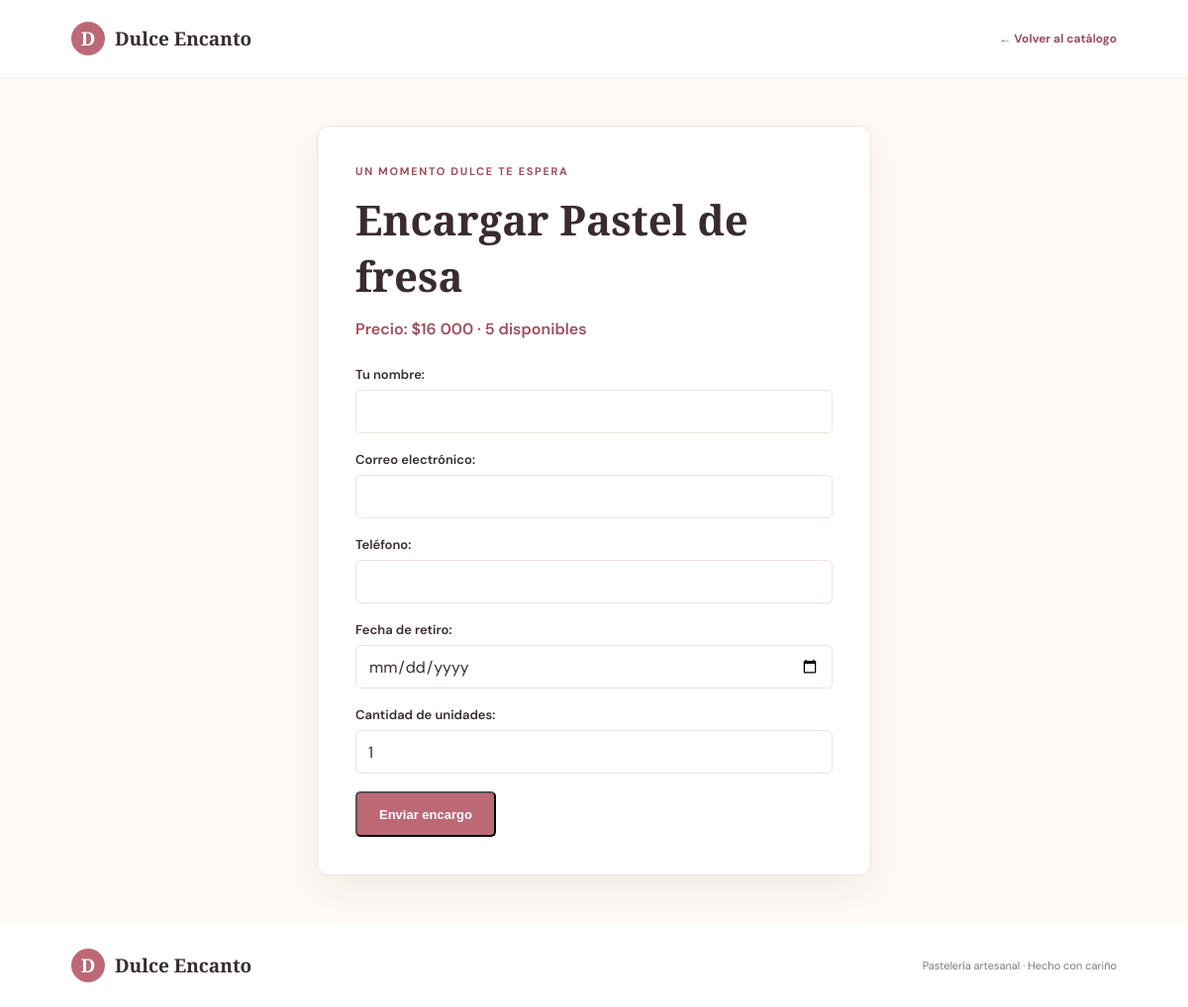
Before: /encargar/2/ with the older database file.
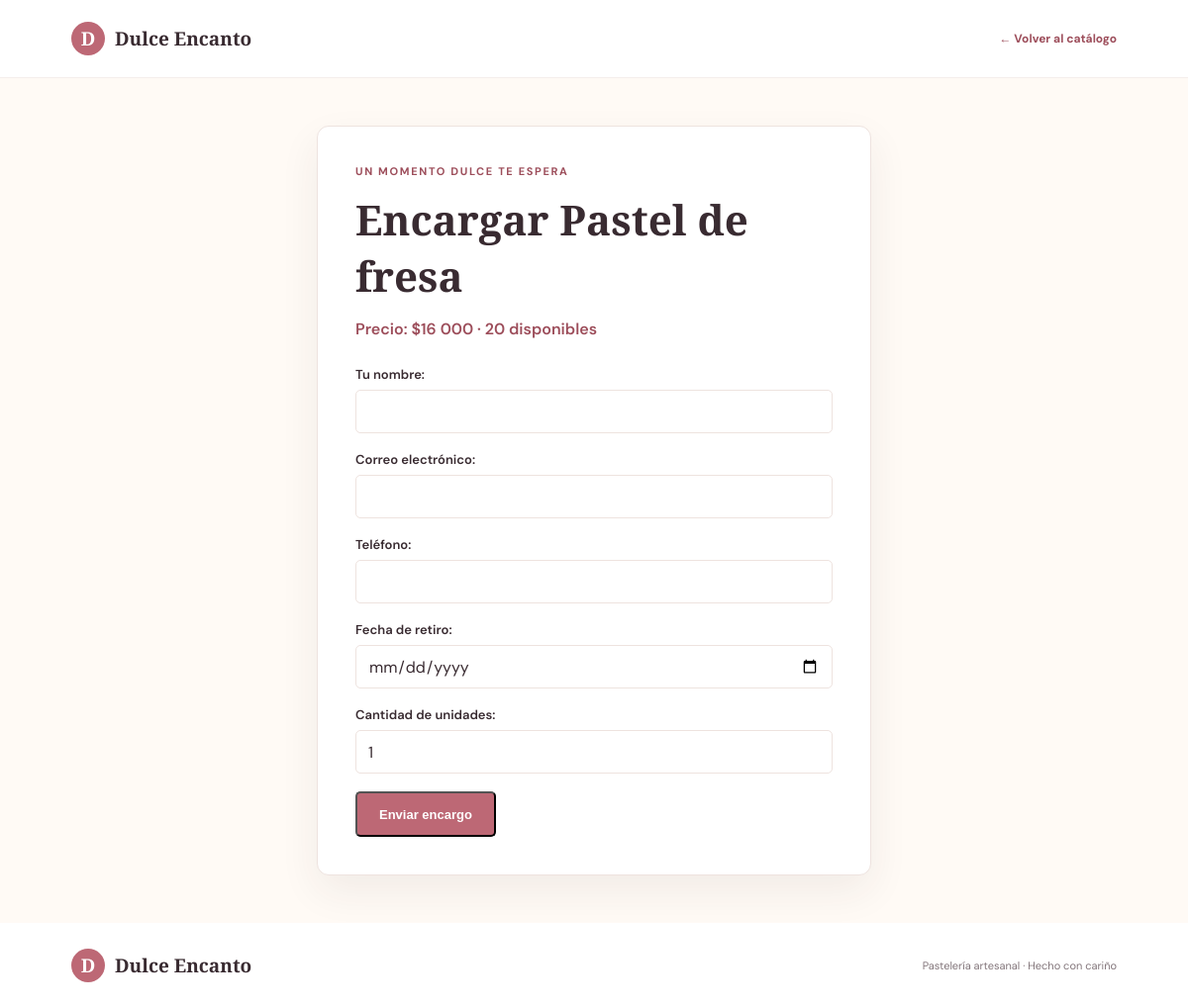
After: the same page with the newer database file.
### pasteleria/models.py (models this page shows, shortened)
class producto(models.Model):
    nombre = models.CharField(max_length=100)
    linea = models.ForeignKey(
        linea,
        on_delete=models.CASCADE,
        related_name='productos',
    )
    descripcion = models.TextField()
    precio = models.DecimalField(max_digits=10, decimal_places=2)
    stock = models.IntegerField()
    porcion = models.CharField(max_length=50)
    imagen = models.ImageField(upload_to='productos/',blank=True, null=True)
    apto_celiacos = models.BooleanField(
        default=False,
        verbose_name='Apto para celíacos',
    )
    visible_en_catalogo = models.BooleanField(default=True, verbose_name='Visible en catálogo')

### pasteleria/views.py (the view)
def crear_encargo(request, producto_id):
    producto_actual = get_object_or_404(
        producto,
        pk=producto_id,
        visible_en_catalogo=True,
    )
    if producto_actual.stock <= 0:
        return redirect('detalle_producto', producto_id=producto_actual.pk)
    enviado = False
    encargo_creado = None
    if request.method == 'POST':
        form = EncargoForm(request.POST, producto=producto_actual)
        if form.is_valid():
            cantidad = form.cleaned_data['cantidad']
            with transaction.atomic():
                stock_actualizado = producto.objects.filter(
                    pk=producto_actual.pk,
                    stock__gte=cantidad,
                ).update(stock=F('stock') - cantidad)
                if stock_actualizado:
                    nuevo_encargo = form.save(commit=False)
                    nuevo_encargo.producto = producto_actual
                    nuevo_encargo.precio_unitario = producto_actual.precio
                    nuevo_encargo.save()
                    enviado = True
                    encargo_creado = nuevo_encargo
                else:
                    producto_actual.refresh_from_db(fields=['stock'])
                    form.add_error(
                        'cantidad',
                        f'Solo hay {producto_actual.stock} unidades disponibles.',
                    )
    else:
        form = EncargoForm(producto=producto_actual)
    return render(
        request,
        'pasteleria/encargo.html',
        {
            'producto': producto_actual,
            'form': form,
            'enviado': enviado,
            'encargo_creado': encargo_creado,
        },
    )

### pasteleria/forms.py (shortened to what this page needs)
class EncargoForm(forms.ModelForm):
    cantidad = forms.IntegerField(
        initial=1,
        label='Cantidad de unidades',
    )
    def __init__(self, *args, producto=None, **kwargs):
        super().__init__(*args, **kwargs)
        self.producto = producto
    class Meta:
        model = encargo
        fields = ('nombre', 'correo', 'telefono', 'fecha_retiro', 'cantidad')
        labels = {
            'nombre': 'Tu nombre',
            'correo': 'Correo electrónico',
            'telefono': 'Teléfono',
            'fecha_retiro': 'Fecha de retiro',
        }
        widgets = {
            'nombre': forms.TextInput(attrs={'autocomplete': 'name'}),
            'correo': forms.EmailInput(attrs={'autocomplete': 'email'}),
            'telefono': forms.TextInput(
                attrs={'type': 'tel', 'autocomplete': 'tel'}
            ),
            'fecha_retiro': forms.DateInput(attrs={'type': 'date'}),
        }

### templates/pasteleria/encargo.html (shortened to what this page needs)
{% load static %}
{% load humanize %}
<!DOCTYPE html>
<html lang="es">
<head>
    <link rel="stylesheet" href="{% static 'css/catalogo.css' %}">
</head>
<body>
    <header class="site-header">
        <a class="brand" href="{% url 'catalogo' %}">
            <span class="brand-mark" aria-hidden="true">D</span>
            <span>Dulce Encanto</span>
        </a>
        <a class="text-link" href="{% url 'catalogo' %}">← Volver al catálogo</a>
    </header>
    <main class="order-section">
        <div class="order-card">
            {% if enviado %}
                <section class="receipt">
                    <p class="eyebrow">Comprobante de encargo #{{ encargo_creado.pk }}</p>
                    <h1>¡Gracias por tu encargo!</h1>
                    <p>Registramos tu solicitud. Nos pondremos en contacto contigo para
                       confirmar los detalles.</p>
                    <dl class="receipt-details">
                        <div>
                            <dt>Producto</dt>
                            <dd>{{ encargo_creado.producto.nombre }}</dd>
                        </div>
                        <div>
                            <dt>Cantidad</dt>
                            <dd>{{ encargo_creado.cantidad }}</dd>
                        </div>
                        <div>
                            <dt>Precio por unidad</dt>
                            <dd>${{ encargo_creado.precio_unitario|floatformat:0|intcomma }}</dd>
                        </div>
                        <div>
                            <dt>Total</dt>
                            <dd>CLP ${{ encargo_creado.total|floatformat:0|intcomma }}</dd>
                        </div>
                        <div>
                            <dt>Fecha de retiro</dt>
                            <dd>{{ encargo_creado.fecha_retiro|date:"d/m/Y" }}</dd>
                        </div>
                        <div>
                            <dt>Estado</dt>
                            <dd>Pendiente de confirmación</dd>
                        </div>
                        <div>
                            <dt>Cliente</dt>
                            <dd>{{ encargo_creado.nombre }}</dd>
                        </div>
                        <div>
                            <dt>Correo</dt>
                            <dd>{{ encargo_creado.correo }}</dd>
                        </div>
                        <div>
                            <dt>Teléfono</dt>
                            <dd>{{ encargo_creado.telefono }}</dd>
                        </div>
                    </dl>
                </section>
                <div class="receipt-actions">
                    <button class="button button-primary" type="button" onclick="window.print()">
                        Imprimir comprobante
                    </button>
                    <a class="text-link" href="{% url 'catalogo' %}">Volver al catálogo</a>
                </div>
            {% else %}
                <p class="eyebrow">Un momento dulce te espera</p>
                <h1>Encargar {{ producto.nombre }}</h1>
                <p class="order-summary">
                    Precio: ${{ producto.precio|floatformat:0|intcomma }} · {{ producto.stock }} disponibles
                </p>
                <form method="post">
                    {{ form.as_p }}
                    <button class="button button-primary" type="submit">
                        Enviar encargo
                    </button>
                </form>
            {% endif %}
        </div>
    </main>
    <footer class="site-footer">
        <a class="brand" href="{% url 'catalogo' %}">
            <span class="brand-mark" aria-hidden="true">D</span>
            <span>Dulce Encanto</span>
        </a>
        <p>Pastelería artesanal · Hecho con cariño</p>
    </footer>
</body>
</html>

Changed rows visible on the page:
changed producto "Pastel de fresa": stock "5" → "20"
